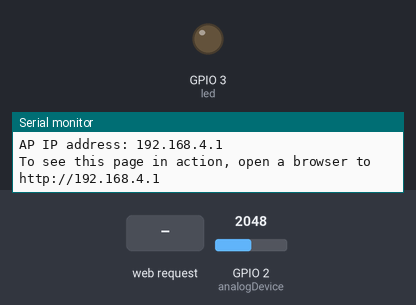
Recording of a sketch running on a simulated ESP32-S2. Parts: output pins drawn as LEDs (lit = HIGH), the last lines printed to the serial monitor. The test bench sets the inputs (shaded band); at power-on: GPIO 2 (analogDevice) = 2048.

Above: at 11.2 s.
11.3 s: HTTP request GET /3/on received
At 12.5 s:
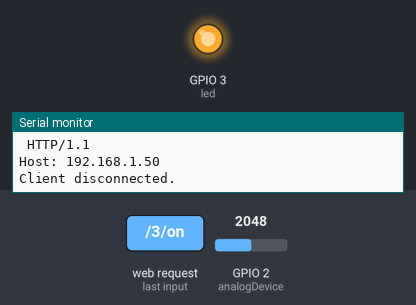
12.8 s: HTTP request GET /3/off received
At 13.9 s:
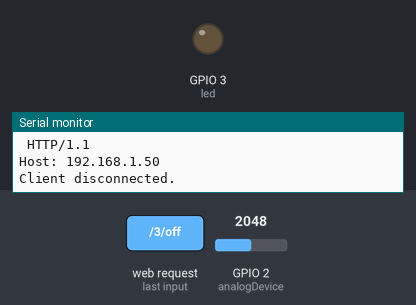
Timing chart, 0 to 15.8 s (numbered marks = the images above; inputs shaded):
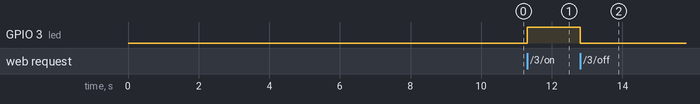

The sketch:

esp32wifiAP.ino
```cpp
// (licence header left out)
// Load Wi-Fi library
#include <WiFi.h>

// Create local Acess Point credentials
const char* ssid     = "MahshidLabESP32Test";        // network SSID (name)
const char* password = "ESP32test1234";    // network password (use for WPA, or use as key for WEP)

// Assign output variables to GPIO pins
int led = 3;        // digital pin led
int analogDevice = A1;        // analog pin
int status = WL_IDLE_STATUS;

// Set web server port number to 80
WiFiServer server(80);

// Variable to store the HTTP request
String header;

// Auxiliar variables to store the current output state
String output3State = "off";

void setup() {

  // Initialize serial and wait for port to open:
  Serial.begin(115200);
  while (!Serial) {
    ; // wait for serial port to connect. Needed for native USB port only
  }

  pinMode(led, OUTPUT);        // set the digital output pin mode
  digitalWrite(led, LOW);        // set the digital output to LOW

  // Print the network name (SSID);
  Serial.print("Creating access point named: ");
  Serial.println(ssid);

  // Create the Acess Point
  // Remove the password parameter, if the AP Access Point to set to be open
  WiFi.softAP(ssid, password);

  // Print IP address
  IPAddress IP = WiFi.softAPIP();
  Serial.print("AP IP address: ");
  Serial.println(IP);

  // Print where to go in a browser:
  Serial.print("To see this page in action, open a browser to http://");
  Serial.println(IP);

  // Wait 10 seconds for connection:
  delay(10000);

  // Start the web server on port 80
  server.begin();

}

void loop(){

  WiFiClient client = server.available();   // listen for incoming clients

  if (client) {                             // if a new client connects,
    Serial.println("New Client.");          // print a message out in the serial port
    String currentLine = "";                // make a String to hold incoming data from the client
    while (client.connected()) {            // loop while the client's connected
      if (client.available()) {             // if there's bytes to read from the client,
        char c = client.read();             // read a byte, then
        Serial.write(c);                    // print it out the serial monitor
        if (c == '\n') {                    // if the byte is a newline character

          // if the current line is blank, you got two newline characters in a row.
          // that's the end of the client HTTP request, so send a response:
          if (currentLine.length() == 0) {
            // HTTP headers always start with a response code (e.g. HTTP/1.1 200 OK)
            // and a content-type so the client knows what's coming, then a blank line:
            client.println("HTTP/1.1 200 OK");
            client.println("Content-type:text/html");
            client.println("Connection: close");
            client.println();

            // Display the HTML web page
            client.println("<!DOCTYPE html><html>");
            client.println("<head><meta name=\"viewport\" content=\"width=device-width, initial-scale=1\">");
            client.println("<link rel=\"icon\" href=\"data:,\">");
            // CSS to style the on/off buttons
            // Feel free to change the background-color and font-size attributes to fit your preferences
            client.println("<style>html { font-family: Helvetica; display: inline-block; margin: 0px auto; text-align: center;}");
            client.println(".button { background-color: #4CAF50; border: none; color: white; padding: 16px 40px;");
            client.println("text-decoration: none; font-size: 30px; margin: 2px; cursor: pointer;}");
            client.println(".button2 {background-color: #555555;}</style></head>");

            // Web Page Heading
            client.println("<body><h1>ESP32 Web Server</h1>");

            // Display current state, and ON/OFF buttons for GPIO 26
            client.println("<p>GPIO 3 - State " + output3State + "</p>");
            // If the output26State is off, it displays the ON button
            if (output3State=="off") {
              client.println("<p><a href=\"/3/on\"><button class=\"button\">ON</button></a></p>");
            } else {
              client.println("<p><a href=\"/3/off\"><button class=\"button button2\">OFF</button></a></p>");
            }

            // Reading random analog value from an analog pin
            int randomReading = analogRead(analogDevice);
            client.print("Random reading from analog pin: ");
            client.print(randomReading);

            client.println("</body></html>");

            // The HTTP response ends with another blank line
            client.println();
            // Break out of the while loop
            break;
          } else { // if you got a newline, then clear currentLine
            currentLine = "";
          }
        } else if (c != '\r') {  // if you got anything else but a carriage return character,
          currentLine += c;      // add it to the end of the currentLine
        }

        // Check to see if the client request was "GET /3/on" or "GET /3/off"
        // Turn the GPIO on and off accordingly
        if (currentLine.endsWith("GET /3/on")) {
          Serial.println("GPIO 3 on");
          output3State = "on";
          digitalWrite(led, HIGH);
        } else if (currentLine.endsWith("GET /3/off")) {
          Serial.println("GPIO 3 off");
          output3State = "off";
          digitalWrite(led, LOW);
        }
      }
    }

    // Close the connection
    client.stop();
    Serial.println("Client disconnected.");
  }
}
```

Measured:
- after the input at 11.3 s, GPIO 3 (led): LOW → HIGH at once
- after the input at 12.8 s, GPIO 3 (led): HIGH → LOW at once
